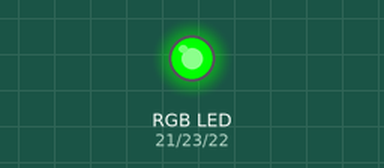
Simulated run of this sketch. Board: Arduino Mega 2560, built with avr-gcc and run on an emulated ATmega2560. Shown: an RGB LED mixed from three pins (HIGH = lit).

Above: at 0.1 s.
Timing chart, 0 to 1.6 s (numbered marks = the images above):
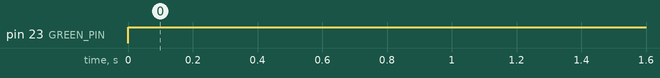

Measured:
- by itself, pin 23 (GREEN_PIN): LOW → HIGH at 0.00 s

The sketch:

RGB_LED_test.ino
```cpp
//LED Defines
#define RED_PIN   21
#define GREEN_PIN 23
#define BLUE_PIN  22

void setup() {
  initializeRGBLED();
}

void loop() {
  setRGB(255, 255, 0);
}


void initializeRGBLED() {
  pinMode(RED_PIN, OUTPUT);
  pinMode(GREEN_PIN, OUTPUT);
  pinMode(BLUE_PIN, OUTPUT);
  digitalWrite(13, HIGH);
}

void setRGB(int red, int green, int blue)
{
  red = 255 - red;
  blue = 255 - blue;
  green = 255 - green;

  analogWrite(RED_PIN, red);
  analogWrite(GREEN_PIN, blue);
  analogWrite(BLUE_PIN, green);
}
```
